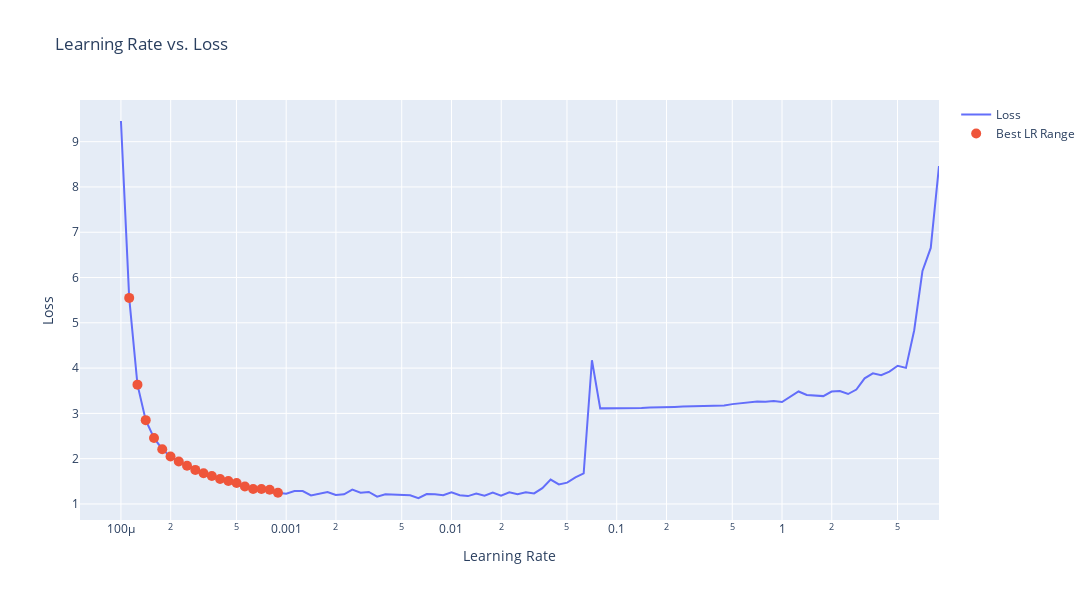

The code cell stored with this chart in its notebook:
### Code cell
#best learning rate is where the loss has descrease enough but hasn't flattened out yet = 10^-4<x<10^-3

#lrs = 1e-4 * (10 ** (np.arange(100)/20))
lrs = 1e-4 * (10 ** (tf.range(100)/20))

fig = go.Figure()

fig.add_trace(go.Scatter(x=lrs, y=history_lr.history['loss'], mode='lines', name='Loss'))

# Highlight the range of interest
highlighted_lrs = lrs[(lrs > 10**(-4)) & (lrs < 10**(-3))]
highlighted_losses = [history_lr.history['loss'][np.argmin(np.abs(lrs - lr))] for lr in highlighted_lrs]
fig.add_trace(go.Scatter(x=highlighted_lrs, y=highlighted_losses, mode='markers', name='Best LR Range', marker=dict(size=10)))

# Customize the layout
fig.update_layout(
    title="Learning Rate vs. Loss",
    xaxis_title="Learning Rate",
    yaxis_title="Loss",
    xaxis_type="log",
    width=1500,
    height=600
)

# Show the plot
fig.show()
